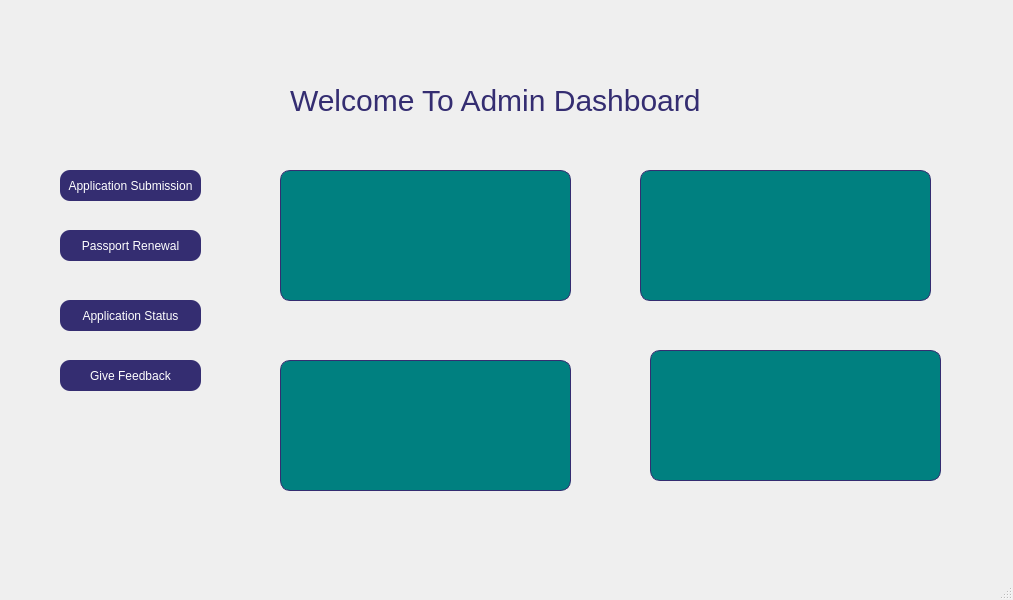
<?xml version="1.0" encoding="UTF-8"?>
<ui version="4.0">
 <class>MainWindow</class>
 <widget class="QMainWindow" name="MainWindow">
  <property name="geometry">
   <rect>
    <x>0</x>
    <y>0</y>
    <width>1013</width>
    <height>600</height>
   </rect>
  </property>
  <property name="windowTitle">
   <string>MainWindow</string>
  </property>
  <widget class="QWidget" name="centralwidget">
   <widget class="QLabel" name="label">
    <property name="geometry">
     <rect>
      <x>290</x>
      <y>80</y>
      <width>441</width>
      <height>41</height>
     </rect>
    </property>
    <property name="styleSheet">
     <string notr="true">font-family:'Montserrat';
font-size:30px;
color:rgb(52, 45, 113);
</string>
    </property>
    <property name="text">
     <string>Welcome To Admin Dashboard</string>
    </property>
   </widget>
   <widget class="QPushButton" name="InsertDataBtn">
    <property name="geometry">
     <rect>
      <x>60</x>
      <y>170</y>
      <width>141</width>
      <height>31</height>
     </rect>
    </property>
    <property name="cursor">
     <cursorShape>PointingHandCursor</cursorShape>
    </property>
    <property name="styleSheet">
     <string notr="true">QPushButton{
background-color:rgb(52, 45, 113);
color:white;
border-radius:10px;
font-size:12px;
}
QPushButton:hover
{
background-color: white;
color:rgb(52, 45, 113);
border:1px solid rgb(52, 45, 113);
transform:scale(1.2);
}</string>
    </property>
    <property name="text">
     <string>Application Submission</string>
    </property>
   </widget>
   <widget class="QPushButton" name="InsertDataBtn_2">
    <property name="geometry">
     <rect>
      <x>60</x>
      <y>230</y>
      <width>141</width>
      <height>31</height>
     </rect>
    </property>
    <property name="cursor">
     <cursorShape>PointingHandCursor</cursorShape>
    </property>
    <property name="styleSheet">
     <string notr="true">QPushButton{
background-color:rgb(52, 45, 113);
color:white;
border-radius:10px;
font-size:12px;
}
QPushButton:hover
{
background-color: white;
color:rgb(52, 45, 113);
border:1px solid rgb(52, 45, 113);
transform:scale(1.2);
}</string>
    </property>
    <property name="text">
     <string>Passport Renewal</string>
    </property>
   </widget>
   <widget class="QPushButton" name="InsertDataBtn_3">
    <property name="geometry">
     <rect>
      <x>60</x>
      <y>300</y>
      <width>141</width>
      <height>31</height>
     </rect>
    </property>
    <property name="cursor">
     <cursorShape>PointingHandCursor</cursorShape>
    </property>
    <property name="styleSheet">
     <string notr="true">QPushButton{
background-color:rgb(52, 45, 113);
color:white;
border-radius:10px;
font-size:12px;
}
QPushButton:hover
{
background-color: white;
color:rgb(52, 45, 113);
border:1px solid rgb(52, 45, 113);
transform:scale(1.2);
}</string>
    </property>
    <property name="text">
     <string>Application Status</string>
    </property>
   </widget>
   <widget class="QPushButton" name="InsertDataBtn_4">
    <property name="geometry">
     <rect>
      <x>60</x>
      <y>360</y>
      <width>141</width>
      <height>31</height>
     </rect>
    </property>
    <property name="cursor">
     <cursorShape>PointingHandCursor</cursorShape>
    </property>
    <property name="styleSheet">
     <string notr="true">QPushButton{
background-color:rgb(52, 45, 113);
color:white;
border-radius:10px;
font-size:12px;
}
QPushButton:hover
{
background-color: white;
color:rgb(52, 45, 113);
border:1px solid rgb(52, 45, 113);
transform:scale(1.2);
}</string>
    </property>
    <property name="text">
     <string>Give Feedback</string>
    </property>
   </widget>
   <widget class="QLineEdit" name="lineEdit_4">
    <property name="geometry">
     <rect>
      <x>280</x>
      <y>170</y>
      <width>291</width>
      <height>131</height>
     </rect>
    </property>
    <property name="styleSheet">
     <string notr="true">border-radius: 10px;
border: 1px solid rgb(52, 45, 113);
padding:2px;
background-color:rgb(0,128,128);</string>
    </property>
    <property name="text">
     <string/>
    </property>
    <property name="readOnly">
     <bool>true</bool>
    </property>
   </widget>
   <widget class="QLineEdit" name="lineEdit_5">
    <property name="geometry">
     <rect>
      <x>640</x>
      <y>170</y>
      <width>291</width>
      <height>131</height>
     </rect>
    </property>
    <property name="styleSheet">
     <string notr="true">border-radius: 10px;
border: 1px solid rgb(52, 45, 113);
padding:2px;
background-color:rgb(0,128,128);</string>
    </property>
    <property name="readOnly">
     <bool>true</bool>
    </property>
   </widget>
   <widget class="QLineEdit" name="lineEdit_6">
    <property name="geometry">
     <rect>
      <x>280</x>
      <y>360</y>
      <width>291</width>
      <height>131</height>
     </rect>
    </property>
    <property name="styleSheet">
     <string notr="true">border-radius: 10px;
border: 1px solid rgb(52, 45, 113);
padding:2px;
background-color:rgb(0,128,128);</string>
    </property>
    <property name="readOnly">
     <bool>true</bool>
    </property>
   </widget>
   <widget class="QLineEdit" name="lineEdit_7">
    <property name="geometry">
     <rect>
      <x>650</x>
      <y>350</y>
      <width>291</width>
      <height>131</height>
     </rect>
    </property>
    <property name="styleSheet">
     <string notr="true">border-radius: 10px;
border: 1px solid rgb(52, 45, 113);
padding:2px;
background-color:rgb(0,128,128);</string>
    </property>
    <property name="readOnly">
     <bool>true</bool>
    </property>
   </widget>
  </widget>
  <widget class="QMenuBar" name="menubar">
   <property name="geometry">
    <rect>
     <x>0</x>
     <y>0</y>
     <width>1013</width>
     <height>21</height>
    </rect>
   </property>
  </widget>
  <widget class="QStatusBar" name="statusbar"/>
 </widget>
 <resources/>
 <connections/>
</ui>
